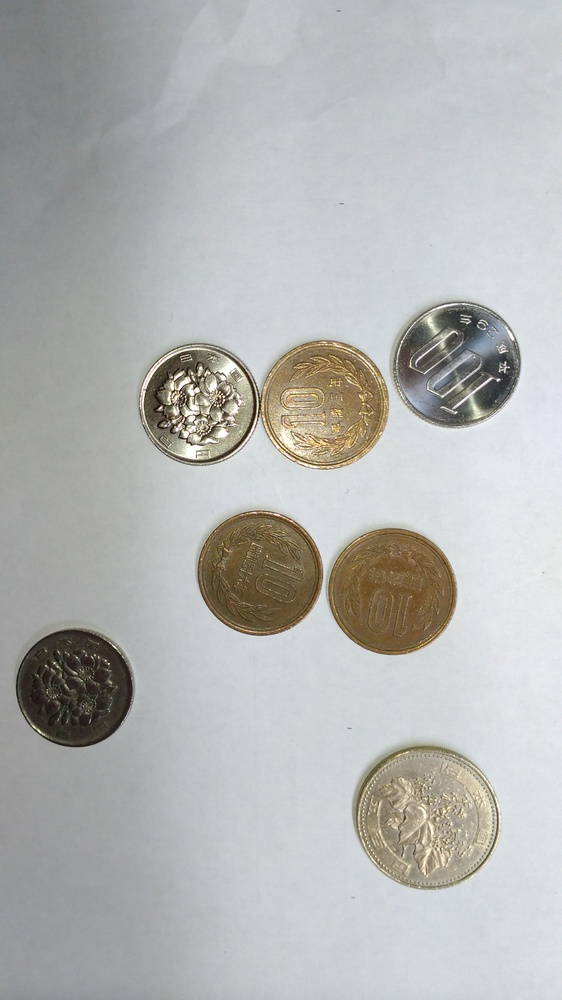
#> input picture cv/coin3.jpg, 562 x 1000 px, shrunk from 2340 x 4160 before the run
$ python coin.py   (older library calls are emulated)
#> lines starting #> are read from the running program, lines starting #| are printed output that depends on the picture; after the words box and inside, x2 and y2 are one past the last pixel; in counts of white or black regions, pixels touching at a corner belong together
import matplotlib, cv2
import numpy as np
import matplotlib.pyplot as plt

# get binary image and apply Gaussian blur
coins = cv2.imread('coin3.jpg')
#> coins is the input picture: shape (1000, 562, 3); mean B, G, R 178.4, 180.4, 179.4
plt.imshow(coins)
plt.show()
coins_gray = cv2.cvtColor(coins, cv2.COLOR_BGR2GRAY)
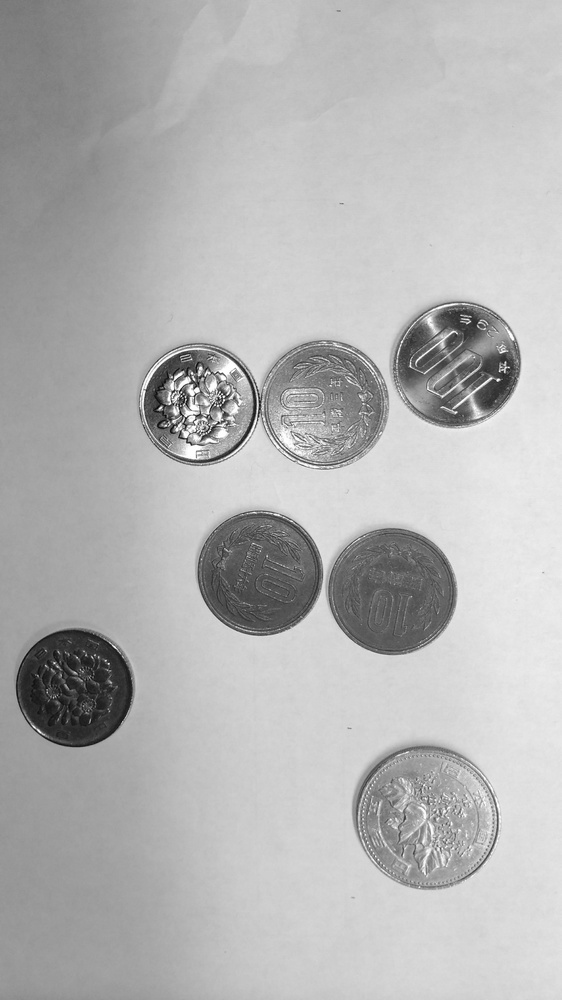
#> coins_gray: shape (1000, 562); min 5, max 255, mean 179.9
coins_preprocessed = cv2.GaussianBlur(coins_gray, (5, 5), 0)

# get binary image
_, coins_binary = cv2.threshold(coins_preprocessed, 130, 255, cv2.THRESH_BINARY)
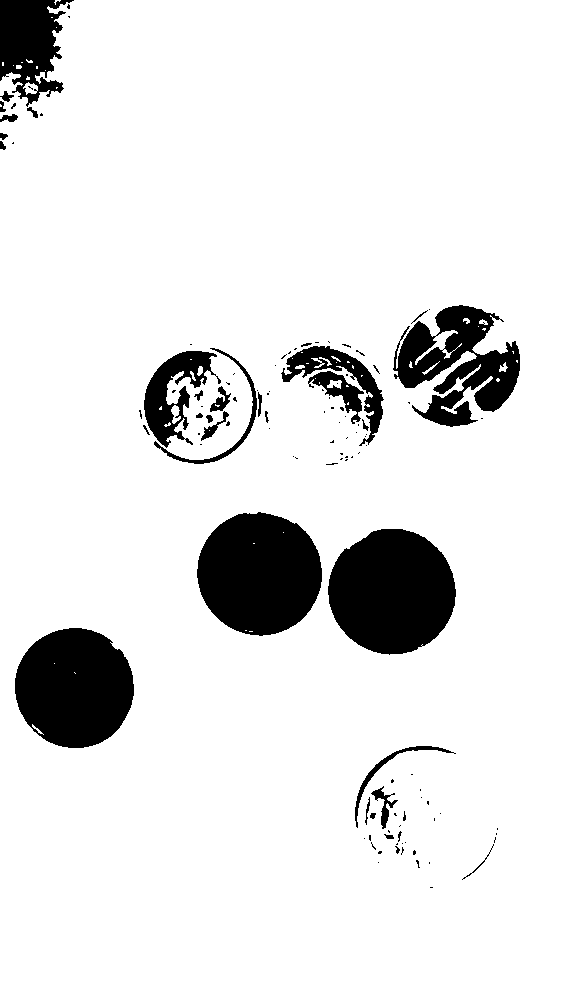
#> coins_binary: shape (1000, 562); 89.6% white; 118 black regions (84 under 20 px), largest, box (x1, y1, x2, y2) and area: (328, 529, 456, 655) 12447, (197, 512, 322, 636) 12040, (15, 628, 134, 748) 11145

# invert image to get coins
coins_binary = cv2.bitwise_not(coins_binary)
#> coins_binary: shape (1000, 562); 10.4% white; 118 white regions (84 under 20 px)

plt.imshow(coins_binary)
plt.show()

# find contours
coins_image, coins_contours, coins_hierarchy_ = cv2.findContours(coins_binary, cv2.RETR_EXTERNAL, cv2.CHAIN_APPROX_SIMPLE)
#> coins_contours = 116 contours, 92 with area under 20; largest, box (x1, y1, x2, y2) and area: (328, 529, 456, 655) 12268, (197, 512, 322, 636) 11873, (15, 628, 134, 748) 11007, (393, 305, 520, 427) 8180, (0, 0, 74, 107) 4739; coins_hierarchy_ = 116 rows, first 6: [1, -1, -1, -1], [2, 0, -1, -1], [3, 1, -1, -1], [4, 2, -1, -1], [5, 3, -1, -1], [6, 4, -1, -1]

# make copy of image
coins_and_contours = np.copy(coins)
# make copy of image
plt.imshow(coins_and_contours)
plt.show()

# find contours of large enough area
min_coin_area = 60
large_contours = [cnt for cnt in coins_contours if cv2.contourArea(cnt) > min_coin_area]
#> large_contours = 14 contours; largest, box (x1, y1, x2, y2) and area: (328, 529, 456, 655) 12268, (197, 512, 322, 636) 11873, (15, 628, 134, 748) 11007, (393, 305, 520, 427) 8180, (0, 0, 74, 107) 4739

# draw contours
cv2.drawContours(coins_and_contours, large_contours, -1, (255,0,0))
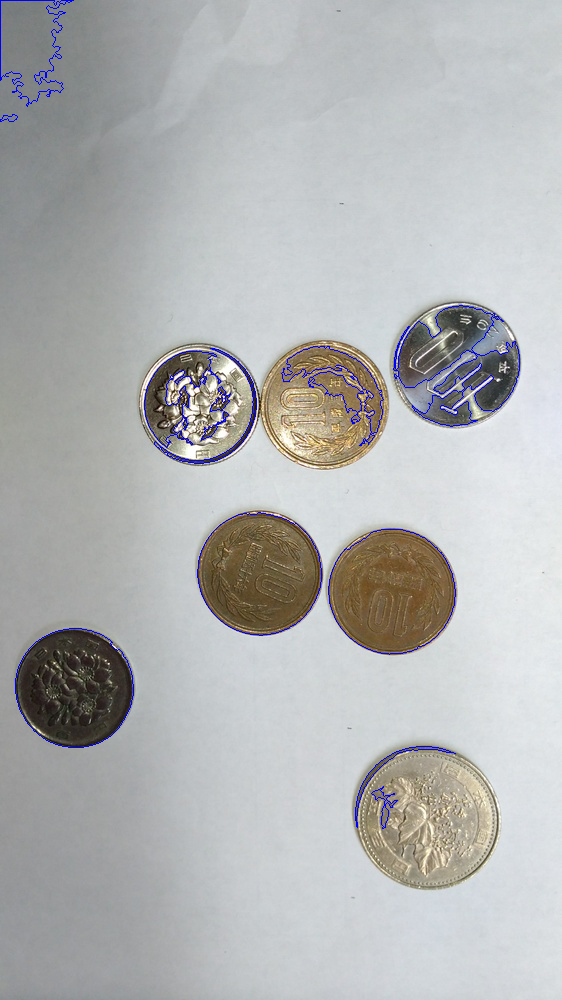
#> coins_and_contours: shape (1000, 562, 3); 0.84% of pixels changed, all inside (x1, y1, x2, y2) = (0, 0, 520, 829)

# print number of contours
print('number of coins: %d' % len(large_contours))
#| number of coins: 14

# create copy of image to draw bounding boxes
bounding_img = np.copy(coins)

# for each contour find bounding box and draw rectangle
for contour in large_contours:
     x, y, w, h = cv2.boundingRect(contour)
     cv2.rectangle(bounding_img, (x, y), (x + w, y + h), (0, 255, 0), 3)
#> this loop made 14 passes
#> (x, y, w, h) on passes 1 to 12: (371, 786, 27, 43), (355, 746, 101, 82), (15, 628, 119, 120), (328, 529, 128, 126), (197, 512, 125, 124), (201, 411, 28, 30), (210, 386, 21, 26), (308, 371, 56, 53), (144, 351, 77, 97), (154, 348, 103, 116), (281, 346, 103, 100), (393, 305, 127, 122)
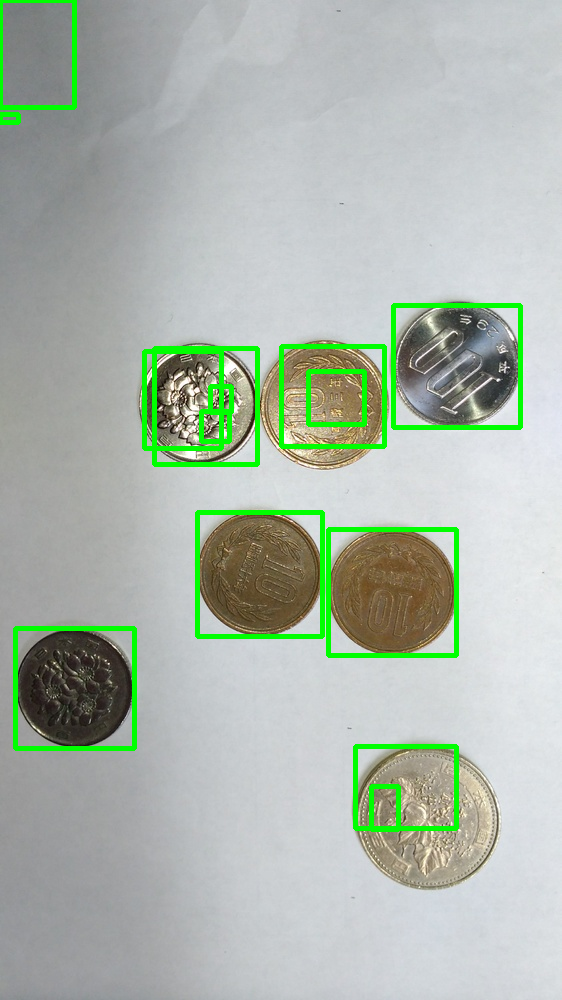
#> bounding_img: shape (1000, 562, 3); 3.83% of pixels changed, all inside (x1, y1, x2, y2) = (0, 0, 523, 832)

plt.imshow(bounding_img)
plt.show()

$ run again, with cv/coin.jpg copied over cv/coin3.jpg
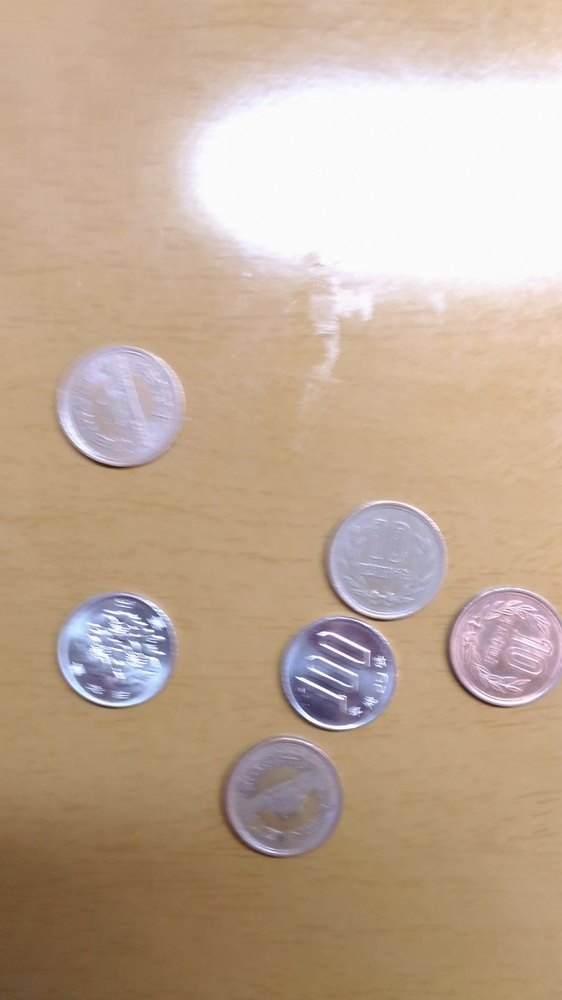
#> input picture cv/coin.jpg, 562 x 1000 px, shrunk from 2340 x 4160 before the run
#> coins is the input picture: shape (1000, 562, 3); mean B, G, R 149.2, 169.6, 191.8
#> `_, coins_binary = cv2.threshold(coins_preprocessed, 130, 255, cv2.THRE..`:
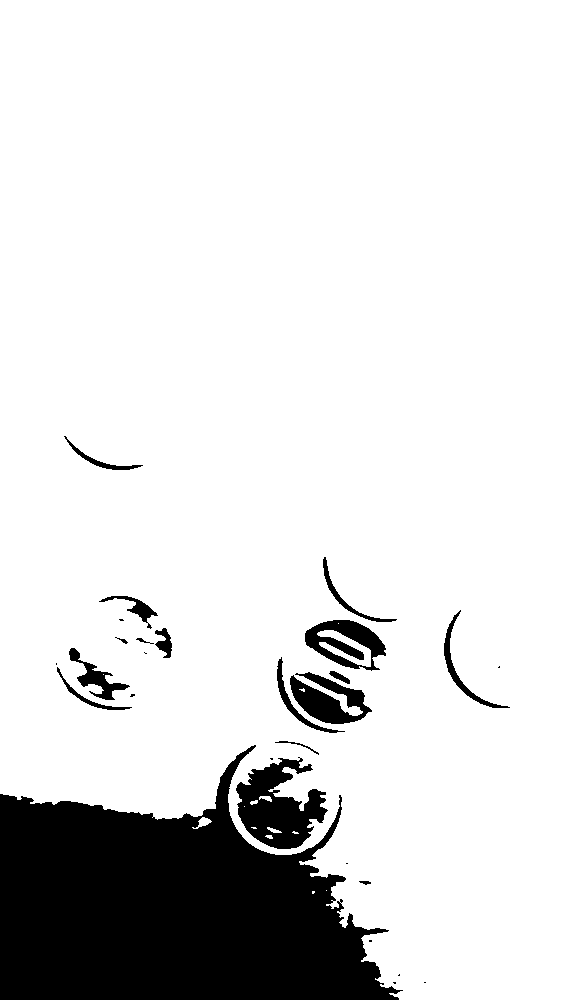
#> coins_binary: shape (1000, 562); 86.3% white; 28 black regions (11 under 20 px), largest, box (x1, y1, x2, y2) and area: (0, 745, 403, 1000) 63602, (236, 757, 328, 849) 4706, (290, 672, 372, 724) 2222
#> coins_contours = 28 contours, 14 with area under 20; largest, box (x1, y1, x2, y2) and area: (0, 745, 403, 1000) 62900, (236, 757, 328, 849) 4618, (305, 620, 386, 671) 2676, (290, 672, 372, 724) 2058, (69, 648, 130, 700) 740; coins_hierarchy_ = 28 rows, first 6: [1, -1, -1, -1], [2, 0, -1, -1], [3, 1, -1, -1], [4, 2, -1, -1], [5, 3, -1, -1], [6, 4, -1, -1]
#> large_contours = 13 contours; largest, box (x1, y1, x2, y2) and area: (0, 745, 403, 1000) 62900, (236, 757, 328, 849) 4618, (305, 620, 386, 671) 2676, (290, 672, 372, 724) 2058, (69, 648, 130, 700) 740
#> coins_and_contours: shape (1000, 562, 3); 0.75% of pixels changed, all inside (x1, y1, x2, y2) = (0, 436, 510, 1000)
#| number of coins: 13
#> the loop `for contour in large_contours:` made 13 passes
#> (x, y, w, h) on passes 1 to 8: (236, 757, 92, 92), (0, 745, 403, 255), (290, 672, 82, 52), (329, 671, 21, 13), (57, 667, 75, 43), (277, 657, 68, 76), (69, 648, 61, 52), (155, 628, 17, 30)
#> after the loop `for contour in large_contours:`:
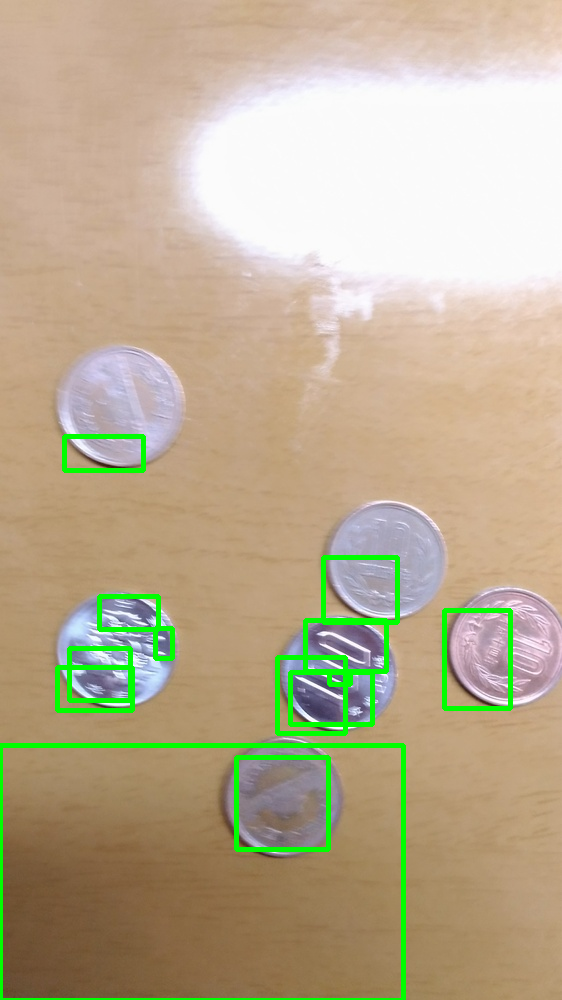
#> bounding_img: shape (1000, 562, 3); 3.19% of pixels changed, all inside (x1, y1, x2, y2) = (0, 434, 513, 1000)

$ run again, with cv/img_05.jpg copied over cv/coin3.jpg
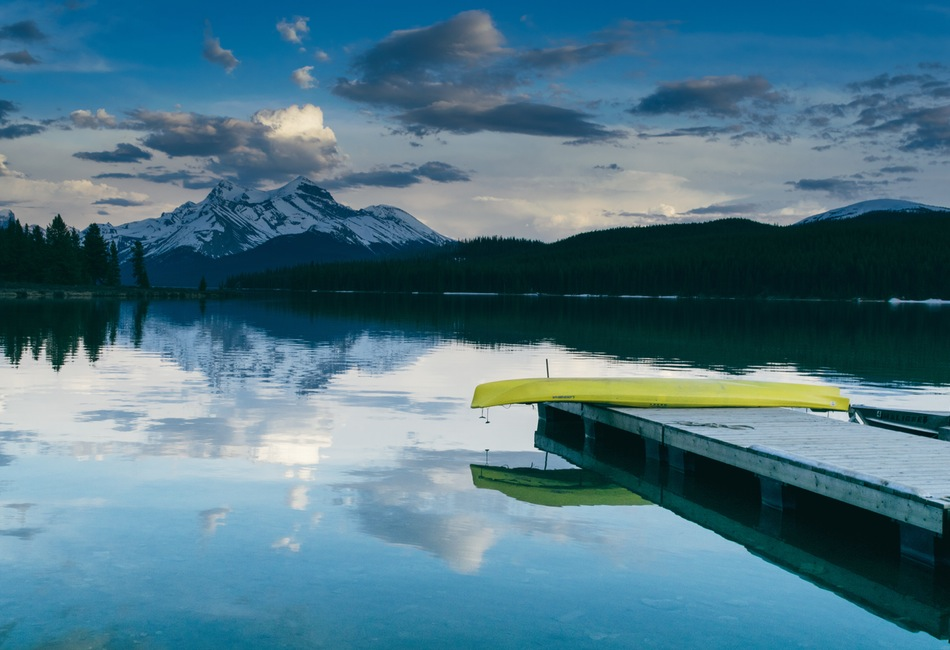
#> input picture cv/img_05.jpg, 950 x 650 px
#> coins is the input picture: shape (650, 950, 3); mean B, G, R 133.7, 117.8, 77.7
#> `_, coins_binary = cv2.threshold(coins_preprocessed, 130, 255, cv2.THRE..`:
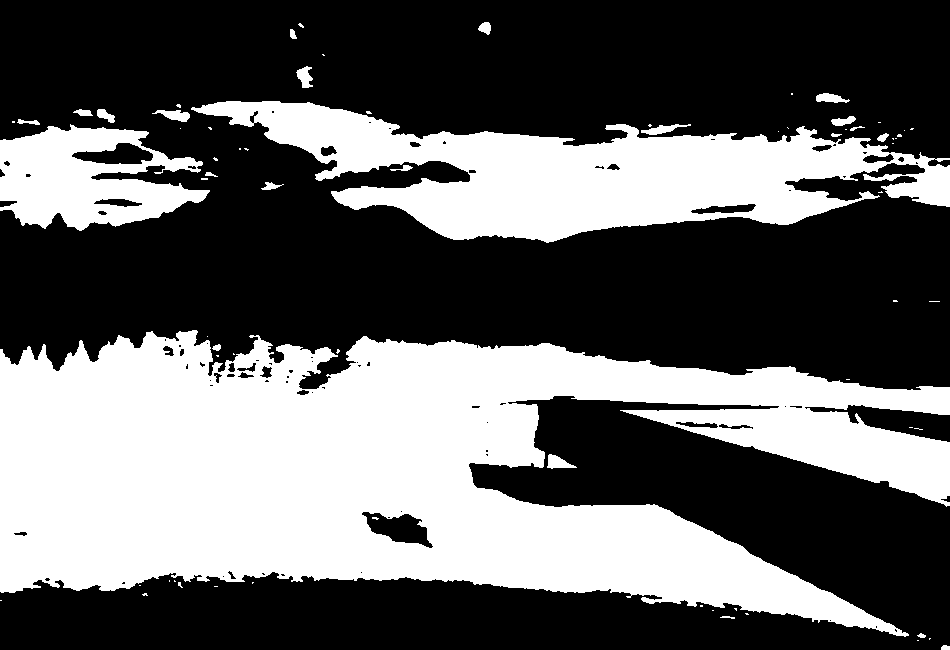
#> coins_binary: shape (650, 950); 38.5% white; 72 white regions (48 under 20 px), largest, box (x1, y1, x2, y2) and area: (0, 330, 950, 637) 171389, (191, 101, 950, 243) 50282, (0, 124, 210, 231) 13618
#> coins_contours = 83 contours, 61 with area under 20; largest, box (x1, y1, x2, y2) and area: (0, 0, 950, 390) 270831, (0, 396, 950, 650) 99324, (805, 405, 950, 442) 2160, (362, 512, 433, 548) 1259, (72, 143, 153, 164) 949; coins_hierarchy_ = 83 rows, first 6: [1, -1, -1, -1], [2, 0, -1, -1], [3, 1, -1, -1], [4, 2, -1, -1], [5, 3, -1, -1], [6, 4, -1, -1]
#> large_contours = 12 contours; largest, box (x1, y1, x2, y2) and area: (0, 0, 950, 390) 270831, (0, 396, 950, 650) 99324, (805, 405, 950, 442) 2160, (362, 512, 433, 548) 1259, (72, 143, 153, 164) 949
#> coins_and_contours: shape (650, 950, 3); 1.83% of pixels changed, all inside (x1, y1, x2, y2) = (0, 0, 950, 650)
#| number of coins: 12
#> the loop `for contour in large_contours:` made 12 passes
#> (x, y, w, h) on passes 1 to 8: (362, 512, 71, 36), (676, 422, 42, 6), (805, 405, 145, 37), (0, 396, 950, 254), (260, 366, 12, 12), (691, 204, 65, 10), (94, 199, 48, 8), (863, 154, 31, 9)
#> after the loop `for contour in large_contours:`:
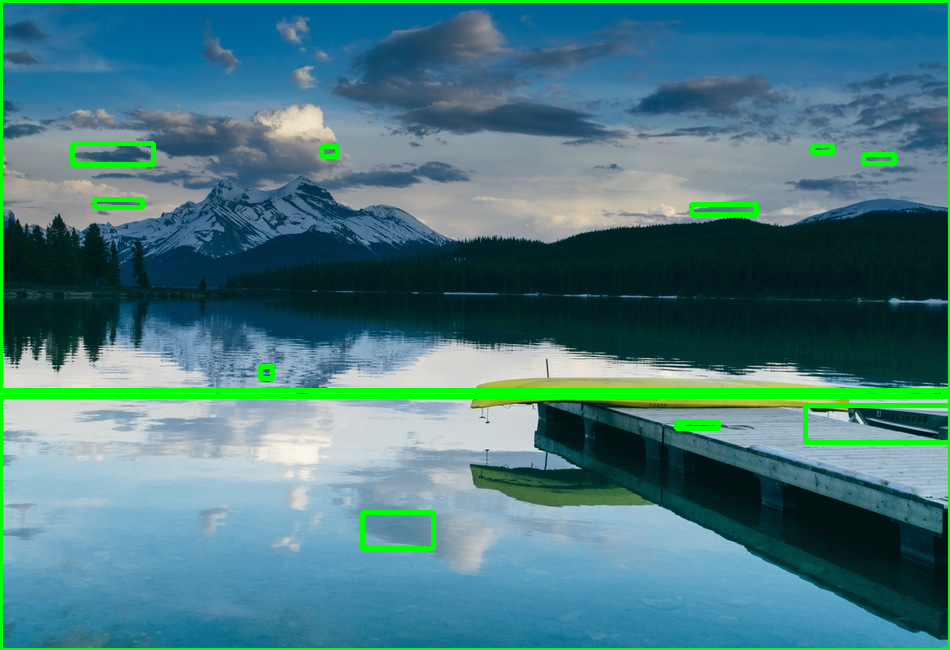
#> bounding_img: shape (650, 950, 3); 3.88% of pixels changed, all inside (x1, y1, x2, y2) = (0, 0, 950, 650)
